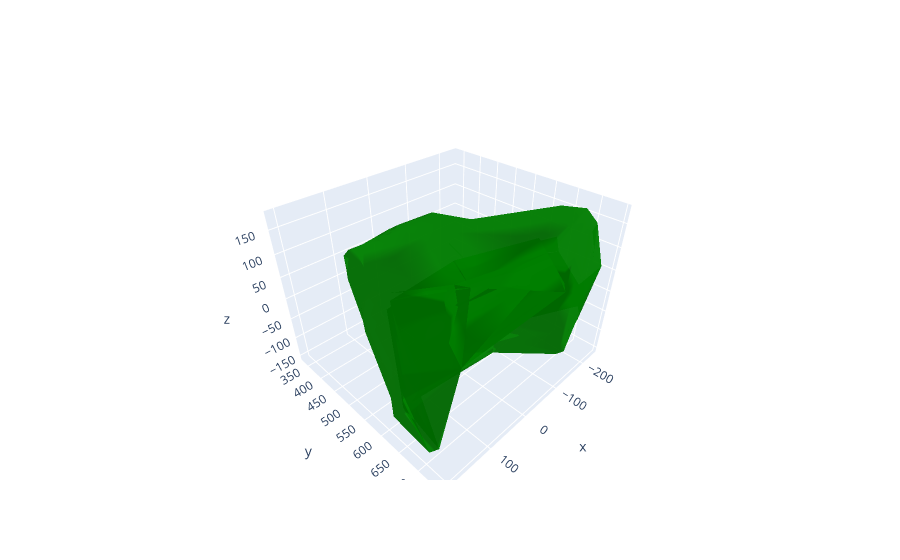

The notebook cell saved with this chart:
### Code cell
import plotly.graph_objects as go
import numpy as np
  
# Data for three-dimensional scattered points
# z = 15 * np.random.random(100)
# x = np.sin(z) + 0.1 * np.random.randn(100)
# y = np.cos(z) + 0.1 * np.random.randn(100)
folder_indx = 0
exp_name = "ta7a_14_7_136"
folder = ["3D_Experements", "flat_Experements"]
dist = np.loadtxt(folder[folder_indx]+"/"+exp_name+"_x.txt")
upper_angle = np.loadtxt(folder[folder_indx]+"/"+exp_name+"_y.txt")
lower_angle = np.loadtxt(folder[folder_indx]+"/"+exp_name+"_z.txt")



#x , y , z = np.array(dist)*np.cos(uAngel)*np.sin(lAngel) , np.array(dist)*np.cos(uAngel)*np.cos(lAngel) , np.array(dist)*np.sin(uAngel)

my_sample_x = np.array(dist)*np.cos(upper_angle)*np.sin(lower_angle)
my_sample_y =  np.array(dist)*np.cos(upper_angle)*np.cos(lower_angle)
my_sample_z =  np.array(dist)*np.sin(upper_angle)
my_sample_x = my_sample_x[~np.isnan(my_sample_x)]
my_sample_y = my_sample_y[~np.isnan(my_sample_y)]
my_sample_z = my_sample_z[~np.isnan(my_sample_z)]
fig = go.Figure(data=[go.Mesh3d(x=my_sample_x, y=my_sample_y, z=my_sample_z, color='green',
                                opacity=0.80, alphahull=3)])
  
fig.show()

### Figure 1 — Plotly figure (JSON) as saved in the notebook; plotly's stock layout.template omitted (floating-point values rounded to 4 significant figures; data arrays with more than 128 entries replaced by an {"elided": "..."} marker saying what was removed)
{"data": [{"alphahull": 3, "color": "green", "opacity": 0.8, "type": "mesh3d", "x": {"elided": "567 float values"}, "y": {"elided": "567 float values"}, "z": {"elided": "567 float values"}}], "layout": {}}
